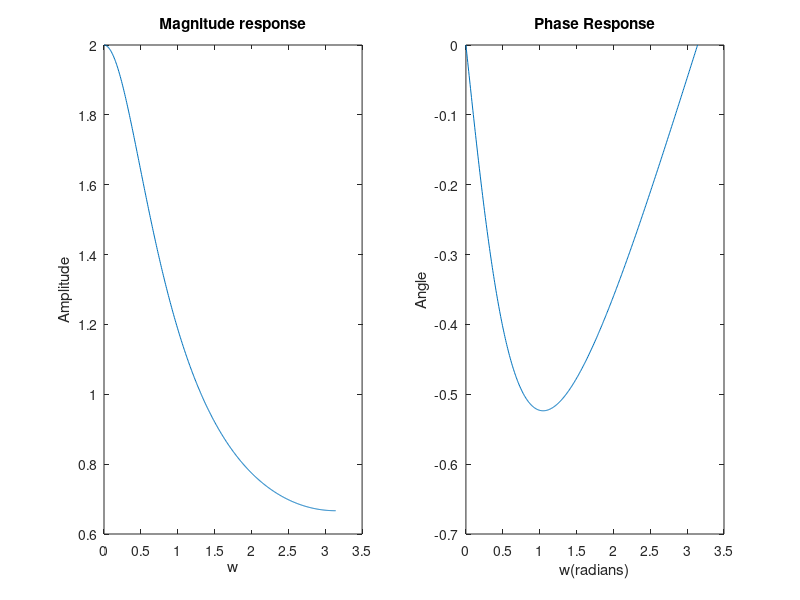

Source code (MATLAB):
clc; clear all; close all;
w = [0:1:500]*pi/500; % defining 501 values of radian frequency ? in the range 0 to ?
x = exp(j*w)./(exp(j*w)-0.5); subplot(121)
plot(w, abs(x)), title('Magnitude response'), xlabel('w'), ylabel('Amplitude');
subplot(122), plot(w,angle(x));
title('Phase Response'), xlabel('w(radians)'), ylabel('Angle');